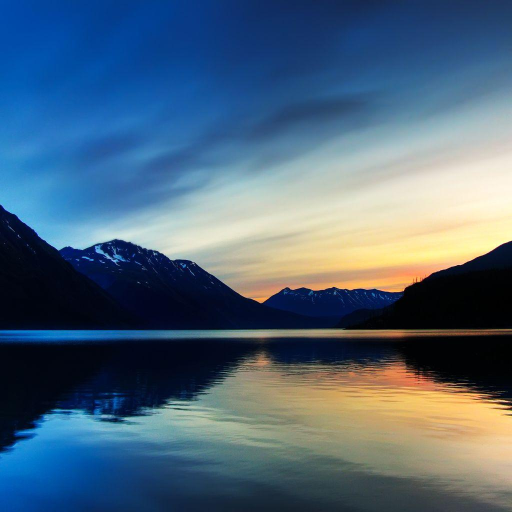
#> input picture 1/sample.jpg, 1024 x 1024 px, found by its file name (shown at 1/2 size)
$ python resampling.py
#> lines starting #> are read from the running program, lines starting #| are printed output that depends on the picture
from PIL import Image

# Load the original image
original_image = Image.open(r"C:\Users\jayda\OneDrive\Desktop\IP Practical\1\sample.jpg")
#> original_image is the input picture: PIL image 1024x1024 RGB; mean R, G, B 77.8, 101.7, 122

# Define the sizes for subsampling
sizes = [(512, 512), (256, 256), (128, 128), (64, 64), (32, 32)]

# Subsample the original image
subsampled_images = [original_image.resize(size) for size in sizes]
#> subsampled_images = 5 items

# Save the subsampled images
for i, size in enumerate(sizes):
    subsampled_images[i].save(f"subsampled_image_{size[0]}x{size[1]}.jpg")
#> this loop made 5 passes
#> pass 1, `subsampled_images[i].save(f"subsampled_image_{size[0]}x{size[1]}.jpg")`:
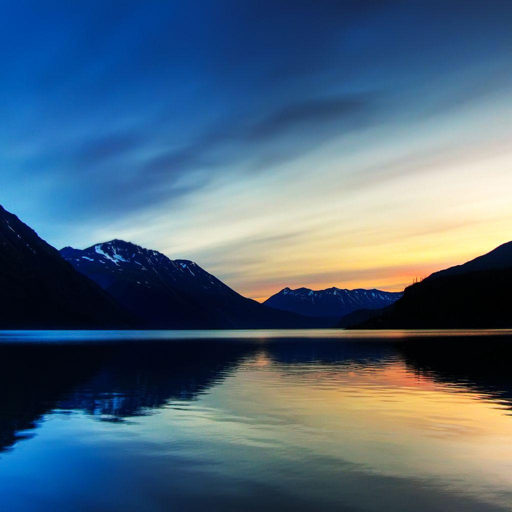
#> saved as subsampled_image_512x512.jpg: PIL image 512x512 RGB; mean R, G, B 77.8, 101.7, 122
#> pass 2, `subsampled_images[i].save(f"subsampled_image_{size[0]}x{size[1]}.jpg")`:
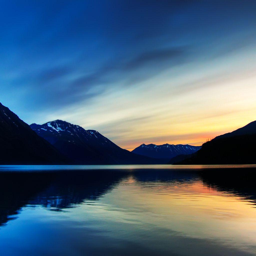
#> saved as subsampled_image_256x256.jpg: PIL image 256x256 RGB; mean R, G, B 77.8, 101.7, 122

# Resample the subsampled images to reconstruct the original image
resampled_images = [image.resize((1024, 1024), Image.LANCZOS) for image in subsampled_images]
#> resampled_images = 5 items

# Save the resampled images
for i, size in enumerate(sizes):
    resampled_images[i].save(f"resampled_image_{size[0]}x{size[1]}.jpg")
